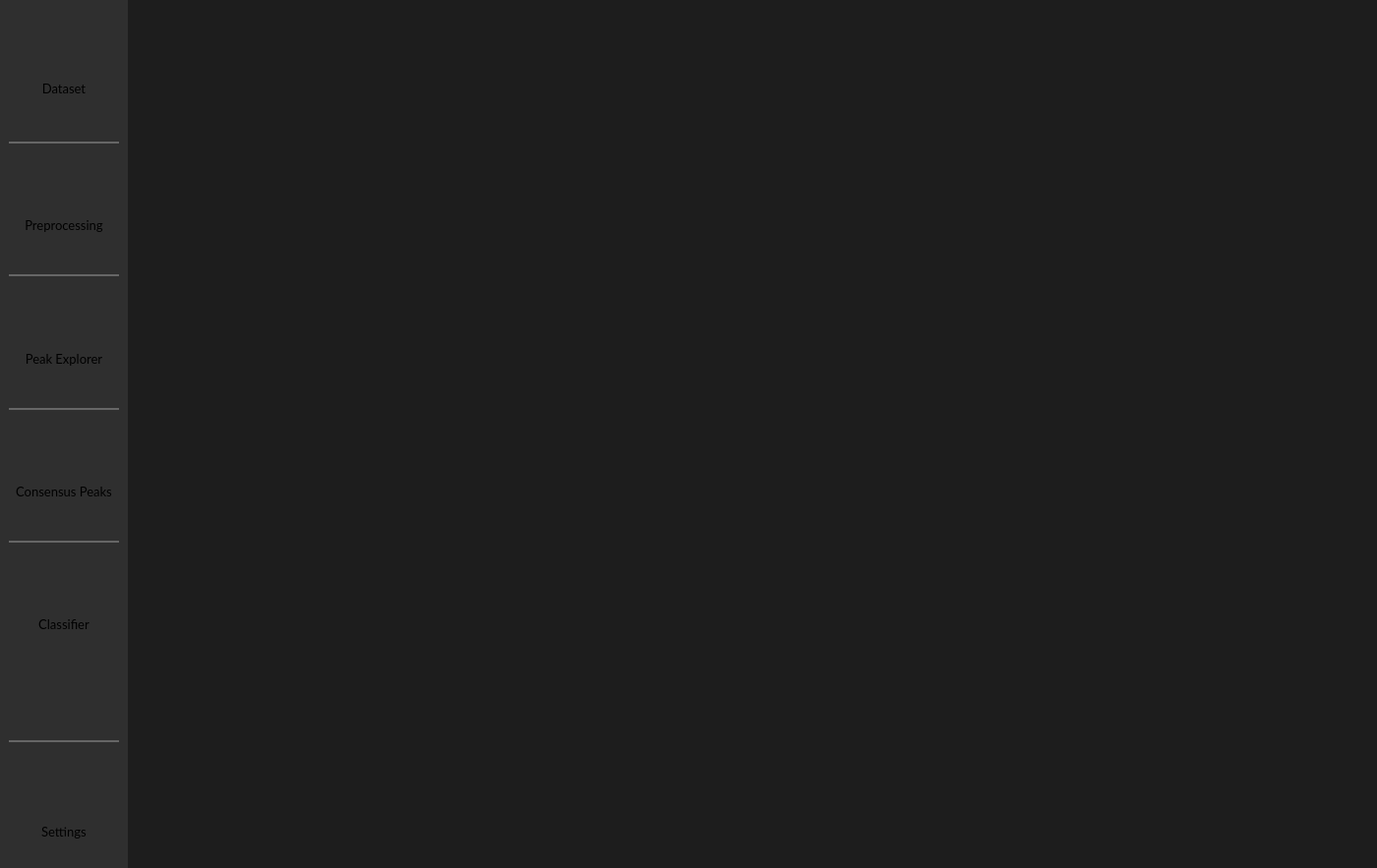
<?xml version="1.0" encoding="UTF-8"?>
<ui version="4.0">
 <class>ProjectWindow</class>
 <widget class="QMainWindow" name="ProjectWindow">
  <property name="geometry">
   <rect>
    <x>0</x>
    <y>0</y>
    <width>1400</width>
    <height>883</height>
   </rect>
  </property>
  <property name="minimumSize">
   <size>
    <width>1400</width>
    <height>820</height>
   </size>
  </property>
  <property name="windowTitle">
   <string>MainWindow</string>
  </property>
  <property name="windowIcon">
   <iconset>
    <normaloff>ui/_pics/logo_small.png</normaloff>ui/_pics/logo_small.png</iconset>
  </property>
  <widget class="QWidget" name="centralwidget">
   <layout class="QHBoxLayout" name="horizontalLayout">
    <property name="spacing">
     <number>0</number>
    </property>
    <property name="leftMargin">
     <number>0</number>
    </property>
    <property name="topMargin">
     <number>0</number>
    </property>
    <property name="rightMargin">
     <number>0</number>
    </property>
    <property name="bottomMargin">
     <number>0</number>
    </property>
    <item>
     <widget class="QWidget" name="Sidebar_container" native="true">
      <property name="minimumSize">
       <size>
        <width>130</width>
        <height>820</height>
       </size>
      </property>
      <property name="maximumSize">
       <size>
        <width>130</width>
        <height>16777215</height>
       </size>
      </property>
      <property name="styleSheet">
       <string notr="true">background-color: #2f2f2f;</string>
      </property>
      <layout class="QVBoxLayout" name="verticalLayout_7">
       <property name="leftMargin">
        <number>0</number>
       </property>
       <property name="topMargin">
        <number>0</number>
       </property>
       <property name="rightMargin">
        <number>0</number>
       </property>
       <property name="bottomMargin">
        <number>0</number>
       </property>
       <item>
        <widget class="QWidget" name="Sidebar_top" native="true">
         <property name="sizePolicy">
          <sizepolicy hsizetype="Fixed" vsizetype="Fixed">
           <horstretch>0</horstretch>
           <verstretch>0</verstretch>
          </sizepolicy>
         </property>
         <property name="minimumSize">
          <size>
           <width>130</width>
           <height>670</height>
          </size>
         </property>
         <property name="maximumSize">
          <size>
           <width>130</width>
           <height>670</height>
          </size>
         </property>
         <property name="styleSheet">
          <string notr="true"/>
         </property>
         <layout class="QVBoxLayout" name="verticalLayout_9">
          <property name="spacing">
           <number>6</number>
          </property>
          <property name="leftMargin">
           <number>0</number>
          </property>
          <property name="topMargin">
           <number>0</number>
          </property>
          <property name="rightMargin">
           <number>0</number>
          </property>
          <property name="bottomMargin">
           <number>0</number>
          </property>
          <item>
           <widget class="QWidget" name="dataset_container" native="true">
            <property name="styleSheet">
             <string notr="true"/>
            </property>
            <layout class="QVBoxLayout" name="verticalLayout">
             <property name="bottomMargin">
              <number>15</number>
             </property>
             <item>
              <widget class="QPushButton" name="dataset_button">
               <property name="maximumSize">
                <size>
                 <width>16777215</width>
                 <height>90</height>
                </size>
               </property>
               <property name="cursor">
                <cursorShape>PointingHandCursor</cursorShape>
               </property>
               <property name="styleSheet">
                <string notr="true">QPushButton {
    background-color: transparent;
    border: none;
}</string>
               </property>
               <property name="text">
                <string/>
               </property>
               <property name="icon">
                <iconset>
                 <normaloff>ui/_pics/icons/dataset_white.png</normaloff>ui/_pics/icons/dataset_white.png</iconset>
               </property>
               <property name="iconSize">
                <size>
                 <width>80</width>
                 <height>80</height>
                </size>
               </property>
              </widget>
             </item>
             <item>
              <widget class="QLabel" name="dataset_label">
               <property name="font">
                <font>
                 <family>Lato</family>
                 <pointsize>10</pointsize>
                </font>
               </property>
               <property name="styleSheet">
                <string notr="true"/>
               </property>
               <property name="text">
                <string>Dataset</string>
               </property>
               <property name="alignment">
                <set>Qt::AlignmentFlag::AlignCenter</set>
               </property>
              </widget>
             </item>
            </layout>
           </widget>
          </item>
          <item>
           <widget class="QWidget" name="preprocessing_container" native="true">
            <property name="styleSheet">
             <string notr="true"/>
            </property>
            <layout class="QVBoxLayout" name="verticalLayout_2">
             <item>
              <widget class="QPushButton" name="preprocessing_button">
               <property name="enabled">
                <bool>true</bool>
               </property>
               <property name="maximumSize">
                <size>
                 <width>16777215</width>
                 <height>90</height>
                </size>
               </property>
               <property name="cursor">
                <cursorShape>PointingHandCursor</cursorShape>
               </property>
               <property name="styleSheet">
                <string notr="true">QPushButton {
    background-color: transparent;
    border: none;
    border-top: 2px solid #666666;
	padding-top: 20px;
}
</string>
               </property>
               <property name="text">
                <string/>
               </property>
               <property name="icon">
                <iconset>
                 <normaloff>ui/_pics/icons/preprocessing_white.png</normaloff>ui/_pics/icons/preprocessing_white.png</iconset>
               </property>
               <property name="iconSize">
                <size>
                 <width>80</width>
                 <height>80</height>
                </size>
               </property>
              </widget>
             </item>
             <item>
              <widget class="QLabel" name="preprocessing_label">
               <property name="font">
                <font>
                 <family>Lato</family>
                 <pointsize>10</pointsize>
                </font>
               </property>
               <property name="styleSheet">
                <string notr="true"/>
               </property>
               <property name="text">
                <string>Preprocessing</string>
               </property>
               <property name="alignment">
                <set>Qt::AlignmentFlag::AlignCenter</set>
               </property>
              </widget>
             </item>
            </layout>
           </widget>
          </item>
          <item>
           <widget class="QWidget" name="peak_explorer_container" native="true">
            <property name="styleSheet">
             <string notr="true"/>
            </property>
            <layout class="QVBoxLayout" name="verticalLayout_3">
             <item>
              <widget class="QPushButton" name="peak_explorer_button">
               <property name="maximumSize">
                <size>
                 <width>16777215</width>
                 <height>90</height>
                </size>
               </property>
               <property name="cursor">
                <cursorShape>PointingHandCursor</cursorShape>
               </property>
               <property name="styleSheet">
                <string notr="true">QPushButton {
    background-color: transparent;
    border: none;
    border-top: 2px solid #666666;
	padding-top: 20px;
}</string>
               </property>
               <property name="text">
                <string/>
               </property>
               <property name="icon">
                <iconset>
                 <normaloff>ui/_pics/icons/peak_explorer_white.png</normaloff>ui/_pics/icons/peak_explorer_white.png</iconset>
               </property>
               <property name="iconSize">
                <size>
                 <width>80</width>
                 <height>80</height>
                </size>
               </property>
              </widget>
             </item>
             <item>
              <widget class="QLabel" name="peak_explorer_label">
               <property name="font">
                <font>
                 <family>Lato</family>
                 <pointsize>10</pointsize>
                </font>
               </property>
               <property name="styleSheet">
                <string notr="true"/>
               </property>
               <property name="text">
                <string>Peak Explorer</string>
               </property>
               <property name="alignment">
                <set>Qt::AlignmentFlag::AlignCenter</set>
               </property>
              </widget>
             </item>
            </layout>
           </widget>
          </item>
          <item>
           <widget class="QWidget" name="consensus_container" native="true">
            <property name="styleSheet">
             <string notr="true"/>
            </property>
            <layout class="QVBoxLayout" name="verticalLayout_4">
             <item>
              <widget class="QPushButton" name="consensus_button">
               <property name="maximumSize">
                <size>
                 <width>16777215</width>
                 <height>90</height>
                </size>
               </property>
               <property name="cursor">
                <cursorShape>PointingHandCursor</cursorShape>
               </property>
               <property name="styleSheet">
                <string notr="true">QPushButton {
    background-color: transparent;
    border: none;
    border-top: 2px solid #666666;
	padding-top: 20px;
}</string>
               </property>
               <property name="text">
                <string/>
               </property>
               <property name="icon">
                <iconset>
                 <normaloff>ui/_pics/icons/consensus_peak_white.png</normaloff>ui/_pics/icons/consensus_peak_white.png</iconset>
               </property>
               <property name="iconSize">
                <size>
                 <width>80</width>
                 <height>80</height>
                </size>
               </property>
              </widget>
             </item>
             <item>
              <widget class="QLabel" name="consensus_label">
               <property name="font">
                <font>
                 <family>Lato</family>
                 <pointsize>10</pointsize>
                </font>
               </property>
               <property name="styleSheet">
                <string notr="true"/>
               </property>
               <property name="text">
                <string>Consensus Peaks</string>
               </property>
               <property name="alignment">
                <set>Qt::AlignmentFlag::AlignCenter</set>
               </property>
              </widget>
             </item>
            </layout>
           </widget>
          </item>
          <item>
           <widget class="QWidget" name="classifier_container" native="true">
            <property name="styleSheet">
             <string notr="true"/>
            </property>
            <layout class="QVBoxLayout" name="verticalLayout_5">
             <item>
              <widget class="QPushButton" name="classifier_button">
               <property name="maximumSize">
                <size>
                 <width>16777215</width>
                 <height>90</height>
                </size>
               </property>
               <property name="cursor">
                <cursorShape>PointingHandCursor</cursorShape>
               </property>
               <property name="styleSheet">
                <string notr="true">QPushButton {
    background-color: transparent;
    border: none;
    border-top: 2px solid #666666;
	padding-top: 20px;
}</string>
               </property>
               <property name="text">
                <string/>
               </property>
               <property name="icon">
                <iconset>
                 <normaloff>ui/_pics/icons/classifier_white.png</normaloff>ui/_pics/icons/classifier_white.png</iconset>
               </property>
               <property name="iconSize">
                <size>
                 <width>80</width>
                 <height>80</height>
                </size>
               </property>
              </widget>
             </item>
             <item>
              <widget class="QLabel" name="classifier_label">
               <property name="font">
                <font>
                 <family>Lato</family>
                 <pointsize>10</pointsize>
                </font>
               </property>
               <property name="styleSheet">
                <string notr="true"/>
               </property>
               <property name="text">
                <string>Classifier</string>
               </property>
               <property name="alignment">
                <set>Qt::AlignmentFlag::AlignCenter</set>
               </property>
              </widget>
             </item>
            </layout>
           </widget>
          </item>
         </layout>
        </widget>
       </item>
       <item>
        <spacer name="verticalSpacer">
         <property name="orientation">
          <enum>Qt::Orientation::Vertical</enum>
         </property>
         <property name="sizeHint" stdset="0">
          <size>
           <width>20</width>
           <height>65</height>
          </size>
         </property>
        </spacer>
       </item>
       <item>
        <widget class="QWidget" name="Sidebar_bottom" native="true">
         <property name="sizePolicy">
          <sizepolicy hsizetype="Fixed" vsizetype="Fixed">
           <horstretch>0</horstretch>
           <verstretch>0</verstretch>
          </sizepolicy>
         </property>
         <property name="minimumSize">
          <size>
           <width>130</width>
           <height>130</height>
          </size>
         </property>
         <property name="maximumSize">
          <size>
           <width>130</width>
           <height>130</height>
          </size>
         </property>
         <property name="styleSheet">
          <string notr="true"/>
         </property>
         <layout class="QVBoxLayout" name="verticalLayout_8">
          <property name="spacing">
           <number>0</number>
          </property>
          <property name="leftMargin">
           <number>0</number>
          </property>
          <property name="topMargin">
           <number>0</number>
          </property>
          <property name="rightMargin">
           <number>0</number>
          </property>
          <property name="bottomMargin">
           <number>0</number>
          </property>
          <item>
           <widget class="QWidget" name="settings_container" native="true">
            <property name="styleSheet">
             <string notr="true"/>
            </property>
            <layout class="QVBoxLayout" name="verticalLayout_6">
             <property name="leftMargin">
              <number>9</number>
             </property>
             <property name="topMargin">
              <number>0</number>
             </property>
             <property name="bottomMargin">
              <number>9</number>
             </property>
             <item>
              <widget class="QPushButton" name="settings_button">
               <property name="maximumSize">
                <size>
                 <width>16777215</width>
                 <height>90</height>
                </size>
               </property>
               <property name="cursor">
                <cursorShape>PointingHandCursor</cursorShape>
               </property>
               <property name="styleSheet">
                <string notr="true">QPushButton {
    background-color: transparent;
    border: none;
    border-top: 2px solid #666666;
	padding-top: 20px;
}</string>
               </property>
               <property name="text">
                <string/>
               </property>
               <property name="icon">
                <iconset>
                 <normaloff>ui/_pics/icons/settings_white.png</normaloff>ui/_pics/icons/settings_white.png</iconset>
               </property>
               <property name="iconSize">
                <size>
                 <width>80</width>
                 <height>80</height>
                </size>
               </property>
              </widget>
             </item>
             <item>
              <widget class="QLabel" name="settings_label">
               <property name="font">
                <font>
                 <family>Lato</family>
                 <pointsize>10</pointsize>
                </font>
               </property>
               <property name="styleSheet">
                <string notr="true"/>
               </property>
               <property name="text">
                <string>Settings</string>
               </property>
               <property name="alignment">
                <set>Qt::AlignmentFlag::AlignCenter</set>
               </property>
              </widget>
             </item>
            </layout>
           </widget>
          </item>
         </layout>
        </widget>
       </item>
      </layout>
     </widget>
    </item>
    <item>
     <widget class="QWidget" name="Main_container" native="true">
      <property name="styleSheet">
       <string notr="true">background-color: #1d1d1d;</string>
      </property>
     </widget>
    </item>
   </layout>
  </widget>
 </widget>
 <resources/>
 <connections/>
</ui>
